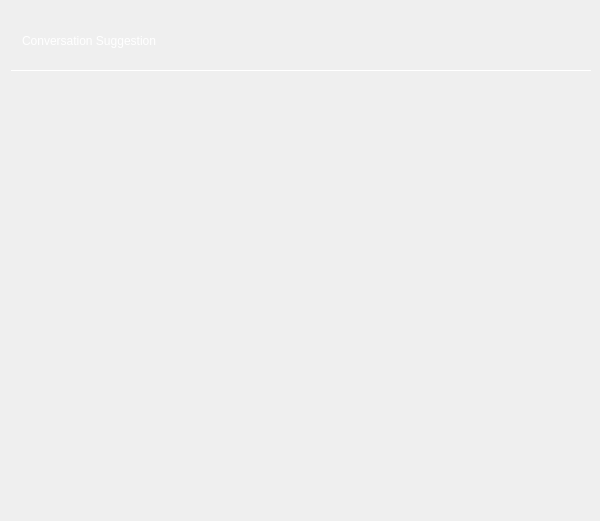
<?xml version="1.0" encoding="UTF-8"?>
<ui version="4.0">
 <class>RobotChatMainUIClass</class>
 <widget class="QWidget" name="RobotChatMainUIClass">
  <property name="geometry">
   <rect>
    <x>0</x>
    <y>0</y>
    <width>600</width>
    <height>521</height>
   </rect>
  </property>
  <property name="minimumSize">
   <size>
    <width>600</width>
    <height>521</height>
   </size>
  </property>
  <property name="maximumSize">
   <size>
    <width>600</width>
    <height>521</height>
   </size>
  </property>
  <property name="windowTitle">
   <string>Chat</string>
  </property>
  <property name="styleSheet">
   <string notr="true">QWidget{
	font: 12px &quot;微软雅黑&quot;;
}

QLabel#lb_title{
	font: 20px &quot;微软雅黑&quot;;
	
	color: rgb(255, 255, 255);
}

QFrame#frame{
	border:1px;
	border-bottom:1px solid #ffffff
}

QPushButton#pb_min{
	border:none;
	background-image: url(:/QtTest/icon/chat/min.png);
	background-position: center;
    background-repeat: no-repeat;
}

QPushButton#pb_close{
	border:none;
	background-image: url(:/QtTest/icon/chat/close.png);
	background-position: center;
    background-repeat: no-repeat;

}</string>
  </property>
  <layout class="QVBoxLayout" name="verticalLayout">
   <item>
    <widget class="QFrame" name="frame">
     <property name="minimumSize">
      <size>
       <width>580</width>
       <height>60</height>
      </size>
     </property>
     <property name="maximumSize">
      <size>
       <width>580</width>
       <height>60</height>
      </size>
     </property>
     <property name="frameShape">
      <enum>QFrame::StyledPanel</enum>
     </property>
     <property name="frameShadow">
      <enum>QFrame::Raised</enum>
     </property>
     <layout class="QHBoxLayout" name="horizontalLayout">
      <property name="spacing">
       <number>8</number>
      </property>
      <item>
       <widget class="QLabel" name="lb_title">
        <property name="minimumSize">
         <size>
          <width>230</width>
          <height>20</height>
         </size>
        </property>
        <property name="text">
         <string>Conversation Suggestion</string>
        </property>
       </widget>
      </item>
      <item>
       <spacer name="horizontalSpacer">
        <property name="orientation">
         <enum>Qt::Horizontal</enum>
        </property>
        <property name="sizeHint" stdset="0">
         <size>
          <width>251</width>
          <height>20</height>
         </size>
        </property>
       </spacer>
      </item>
      <item>
       <widget class="QPushButton" name="pb_min">
        <property name="minimumSize">
         <size>
          <width>32</width>
          <height>32</height>
         </size>
        </property>
        <property name="maximumSize">
         <size>
          <width>32</width>
          <height>32</height>
         </size>
        </property>
        <property name="cursor">
         <cursorShape>PointingHandCursor</cursorShape>
        </property>
        <property name="text">
         <string/>
        </property>
       </widget>
      </item>
      <item>
       <widget class="QPushButton" name="pb_close">
        <property name="minimumSize">
         <size>
          <width>32</width>
          <height>32</height>
         </size>
        </property>
        <property name="maximumSize">
         <size>
          <width>32</width>
          <height>32</height>
         </size>
        </property>
        <property name="cursor">
         <cursorShape>PointingHandCursor</cursorShape>
        </property>
        <property name="text">
         <string/>
        </property>
       </widget>
      </item>
     </layout>
    </widget>
   </item>
   <item>
    <widget class="QStackedWidget" name="stackedWidget">
     <property name="styleSheet">
      <string notr="true"/>
     </property>
     <property name="currentIndex">
      <number>1</number>
     </property>
     <widget class="WRobotChat" name="chat_widget"/>
     <widget class="QWidget" name="chat_desc_wgt"/>
    </widget>
   </item>
  </layout>
 </widget>
 <layoutdefault spacing="6" margin="11"/>
 <customwidgets>
  <customwidget>
   <class>WRobotChat</class>
   <extends>QWidget</extends>
   <header>WRobotChat.h</header>
   <container>1</container>
  </customwidget>
 </customwidgets>
 <resources>
  <include location="../../AiSound.qrc"/>
 </resources>
 <connections/>
</ui>
